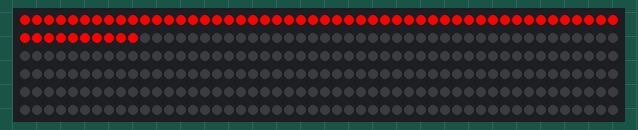
Bench run of a sketch on a simulated Arduino Uno, built with avr-gcc and run on an emulated ATmega328P. Shown: 300 RGB LEDs in strip order, left to right, continuing on the next row.

Above: at 0.1 s.
At 12.1 s:
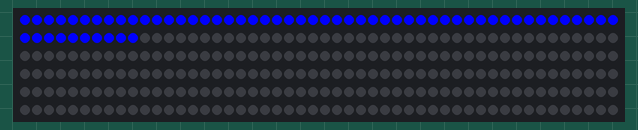
At 24.1 s:
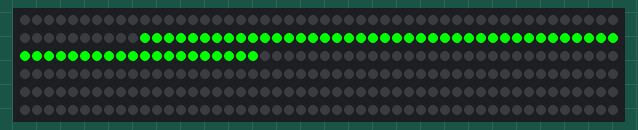
At 42.2 s:
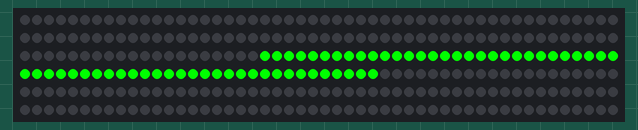
At 60.2 s:
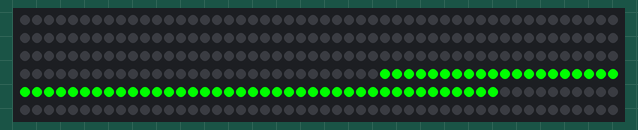
At 120.4 s:
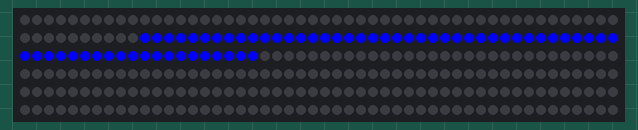

Measured:
- what the display in image 1 shows lasts 6.0 s, from 12.1 s to 18.1 s

The sketch:

_300TestR.ino
```cpp
#include <Adafruit_NeoPixel.h>
#ifdef __AVR__
  #include <avr/power.h>
#endif

#define PIN 9

Adafruit_NeoPixel strip = Adafruit_NeoPixel(300, PIN);

void setup() {

  uint8_t  brightness = 255;

  strip.begin();
  strip.setBrightness(brightness);
  strip.show(); // Initialize all pixels to 'off'
}

void loop() {

 uint8_t  wait = 100;

  for(uint16_t b=0; b<5; b++)
  {
    uint16_t t = (60*b);

    for(uint16_t i=t; i<(t+60); i++) {
      strip.setPixelColor(i, strip.Color(255,0,0));
    }
    strip.show();

    for(uint16_t i=t; i<(t+60); i++) {
      strip.setPixelColor(i, strip.Color(0,255,0));
      delay(wait);
    }
    strip.show();

    for(uint16_t i=t; i<(t+60); i++) {
      strip.setPixelColor(i, strip.Color(0,0,255));
      delay(wait);
    }
    strip.show();


      for(uint16_t i=t; i<(t+60); i++) {
      strip.setPixelColor(i, strip.Color(0,0,0));
      delay(wait);
    }
    strip.show();
  }
}
```
